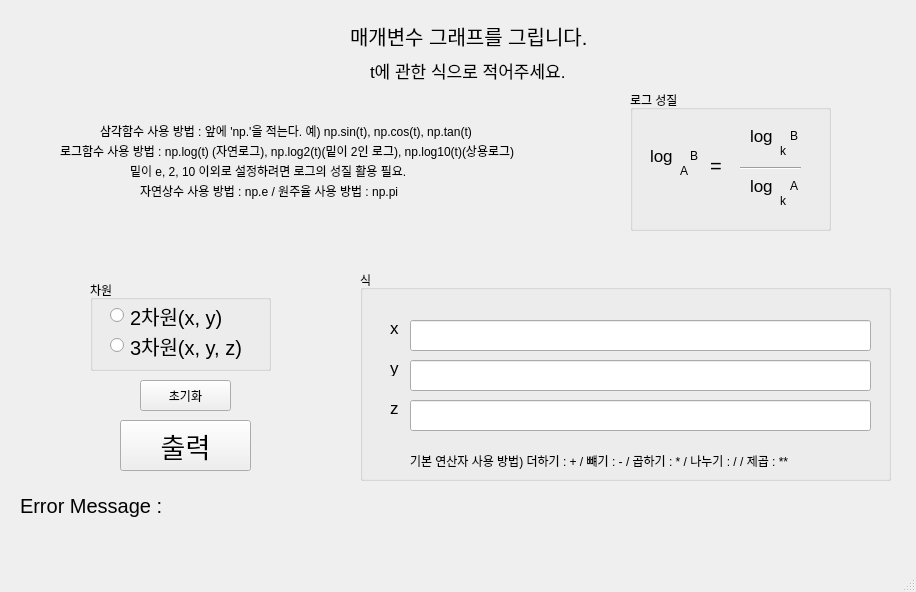
<?xml version="1.0" encoding="UTF-8"?>
<ui version="4.0">
 <class>MainWindow</class>
 <widget class="QMainWindow" name="MainWindow">
  <property name="geometry">
   <rect>
    <x>0</x>
    <y>0</y>
    <width>916</width>
    <height>592</height>
   </rect>
  </property>
  <property name="windowTitle">
   <string>MainWindow</string>
  </property>
  <widget class="QWidget" name="centralwidget">
   <widget class="QLabel" name="label">
    <property name="geometry">
     <rect>
      <x>350</x>
      <y>20</y>
      <width>261</width>
      <height>31</height>
     </rect>
    </property>
    <property name="font">
     <font>
      <pointsize>15</pointsize>
     </font>
    </property>
    <property name="text">
     <string>매개변수 그래프를 그립니다.</string>
    </property>
   </widget>
   <widget class="QGroupBox" name="groupBox">
    <property name="geometry">
     <rect>
      <x>90</x>
      <y>280</y>
      <width>181</width>
      <height>91</height>
     </rect>
    </property>
    <property name="title">
     <string>차원</string>
    </property>
    <widget class="QRadioButton" name="TwoDi">
     <property name="geometry">
      <rect>
       <x>20</x>
       <y>20</y>
       <width>121</width>
       <height>31</height>
      </rect>
     </property>
     <property name="font">
      <font>
       <pointsize>15</pointsize>
      </font>
     </property>
     <property name="text">
      <string>2차원(x, y)</string>
     </property>
    </widget>
    <widget class="QRadioButton" name="ThreeDi">
     <property name="geometry">
      <rect>
       <x>20</x>
       <y>50</y>
       <width>151</width>
       <height>31</height>
      </rect>
     </property>
     <property name="font">
      <font>
       <pointsize>15</pointsize>
      </font>
     </property>
     <property name="text">
      <string>3차원(x, y, z)</string>
     </property>
    </widget>
   </widget>
   <widget class="QLabel" name="label_2">
    <property name="geometry">
     <rect>
      <x>370</x>
      <y>60</y>
      <width>221</width>
      <height>21</height>
     </rect>
    </property>
    <property name="font">
     <font>
      <pointsize>13</pointsize>
     </font>
    </property>
    <property name="text">
     <string>t에 관한 식으로 적어주세요.</string>
    </property>
   </widget>
   <widget class="QGroupBox" name="groupBox_2">
    <property name="geometry">
     <rect>
      <x>360</x>
      <y>270</y>
      <width>531</width>
      <height>211</height>
     </rect>
    </property>
    <property name="title">
     <string>식</string>
    </property>
    <widget class="QLabel" name="label_3">
     <property name="geometry">
      <rect>
       <x>30</x>
       <y>50</y>
       <width>21</width>
       <height>16</height>
      </rect>
     </property>
     <property name="font">
      <font>
       <pointsize>13</pointsize>
      </font>
     </property>
     <property name="text">
      <string>x</string>
     </property>
    </widget>
    <widget class="QLineEdit" name="xfor">
     <property name="geometry">
      <rect>
       <x>50</x>
       <y>50</y>
       <width>461</width>
       <height>31</height>
      </rect>
     </property>
     <property name="font">
      <font>
       <pointsize>11</pointsize>
      </font>
     </property>
    </widget>
    <widget class="QLabel" name="label_4">
     <property name="geometry">
      <rect>
       <x>30</x>
       <y>90</y>
       <width>21</width>
       <height>16</height>
      </rect>
     </property>
     <property name="font">
      <font>
       <pointsize>13</pointsize>
      </font>
     </property>
     <property name="text">
      <string>y</string>
     </property>
    </widget>
    <widget class="QLineEdit" name="yfor">
     <property name="geometry">
      <rect>
       <x>50</x>
       <y>90</y>
       <width>461</width>
       <height>31</height>
      </rect>
     </property>
     <property name="font">
      <font>
       <pointsize>11</pointsize>
      </font>
     </property>
    </widget>
    <widget class="QLabel" name="label_5">
     <property name="geometry">
      <rect>
       <x>30</x>
       <y>130</y>
       <width>16</width>
       <height>16</height>
      </rect>
     </property>
     <property name="font">
      <font>
       <pointsize>13</pointsize>
      </font>
     </property>
     <property name="text">
      <string>z</string>
     </property>
    </widget>
    <widget class="QLineEdit" name="zfor">
     <property name="geometry">
      <rect>
       <x>50</x>
       <y>130</y>
       <width>461</width>
       <height>31</height>
      </rect>
     </property>
     <property name="font">
      <font>
       <pointsize>11</pointsize>
      </font>
     </property>
    </widget>
    <widget class="QLabel" name="label_20">
     <property name="geometry">
      <rect>
       <x>50</x>
       <y>180</y>
       <width>451</width>
       <height>21</height>
      </rect>
     </property>
     <property name="font">
      <font>
       <pointsize>9</pointsize>
      </font>
     </property>
     <property name="text">
      <string>기본 연산자 사용 방법) 더하기 : + / 뺴기 : - / 곱하기 : * / 나누기 : / / 제곱 : ** </string>
     </property>
    </widget>
   </widget>
   <widget class="QLabel" name="ErrorMsg">
    <property name="geometry">
     <rect>
      <x>20</x>
      <y>490</y>
      <width>771</width>
      <height>31</height>
     </rect>
    </property>
    <property name="font">
     <font>
      <pointsize>15</pointsize>
     </font>
    </property>
    <property name="text">
     <string>Error Message : </string>
    </property>
   </widget>
   <widget class="QPushButton" name="InitalButton">
    <property name="geometry">
     <rect>
      <x>140</x>
      <y>380</y>
      <width>91</width>
      <height>31</height>
     </rect>
    </property>
    <property name="text">
     <string>초기화</string>
    </property>
   </widget>
   <widget class="QPushButton" name="ResultButton">
    <property name="geometry">
     <rect>
      <x>120</x>
      <y>420</y>
      <width>131</width>
      <height>51</height>
     </rect>
    </property>
    <property name="font">
     <font>
      <pointsize>20</pointsize>
     </font>
    </property>
    <property name="text">
     <string>출력</string>
    </property>
   </widget>
   <widget class="QLabel" name="label_6">
    <property name="geometry">
     <rect>
      <x>100</x>
      <y>120</y>
      <width>421</width>
      <height>21</height>
     </rect>
    </property>
    <property name="font">
     <font>
      <pointsize>9</pointsize>
     </font>
    </property>
    <property name="text">
     <string>삼각함수 사용 방법 : 앞에 'np.'을 적는다. 예) np.sin(t), np.cos(t), np.tan(t)</string>
    </property>
   </widget>
   <widget class="QLabel" name="label_7">
    <property name="geometry">
     <rect>
      <x>60</x>
      <y>140</y>
      <width>501</width>
      <height>21</height>
     </rect>
    </property>
    <property name="font">
     <font>
      <pointsize>9</pointsize>
     </font>
    </property>
    <property name="text">
     <string>로그함수 사용 방법 : np.log(t) (자연로그), np.log2(t)(밑이 2인 로그), np.log10(t)(상용로그)</string>
    </property>
   </widget>
   <widget class="QLabel" name="label_8">
    <property name="geometry">
     <rect>
      <x>140</x>
      <y>180</y>
      <width>291</width>
      <height>21</height>
     </rect>
    </property>
    <property name="font">
     <font>
      <pointsize>9</pointsize>
     </font>
    </property>
    <property name="text">
     <string>자연상수 사용 방법 : np.e / 원주율 사용 방법 : np.pi</string>
    </property>
   </widget>
   <widget class="QLabel" name="label_9">
    <property name="geometry">
     <rect>
      <x>130</x>
      <y>160</y>
      <width>311</width>
      <height>21</height>
     </rect>
    </property>
    <property name="font">
     <font>
      <pointsize>9</pointsize>
     </font>
    </property>
    <property name="text">
     <string>밑이 e, 2, 10 이외로 설정하려면 로그의 성질 활용 필요.</string>
    </property>
   </widget>
   <widget class="QGroupBox" name="groupBox_3">
    <property name="geometry">
     <rect>
      <x>630</x>
      <y>90</y>
      <width>201</width>
      <height>141</height>
     </rect>
    </property>
    <property name="title">
     <string>로그 성질</string>
    </property>
    <widget class="QLabel" name="label_12">
     <property name="geometry">
      <rect>
       <x>60</x>
       <y>50</y>
       <width>31</width>
       <height>31</height>
      </rect>
     </property>
     <property name="font">
      <font>
       <pointsize>9</pointsize>
      </font>
     </property>
     <property name="text">
      <string>B</string>
     </property>
    </widget>
    <widget class="QLabel" name="label_10">
     <property name="geometry">
      <rect>
       <x>20</x>
       <y>50</y>
       <width>31</width>
       <height>31</height>
      </rect>
     </property>
     <property name="font">
      <font>
       <pointsize>13</pointsize>
      </font>
     </property>
     <property name="text">
      <string>log</string>
     </property>
    </widget>
    <widget class="QLabel" name="label_11">
     <property name="geometry">
      <rect>
       <x>50</x>
       <y>70</y>
       <width>16</width>
       <height>21</height>
      </rect>
     </property>
     <property name="font">
      <font>
       <pointsize>9</pointsize>
      </font>
     </property>
     <property name="text">
      <string>A</string>
     </property>
    </widget>
    <widget class="QLabel" name="label_13">
     <property name="geometry">
      <rect>
       <x>160</x>
       <y>80</y>
       <width>31</width>
       <height>31</height>
      </rect>
     </property>
     <property name="font">
      <font>
       <pointsize>9</pointsize>
      </font>
     </property>
     <property name="text">
      <string>A</string>
     </property>
    </widget>
    <widget class="QLabel" name="label_14">
     <property name="geometry">
      <rect>
       <x>120</x>
       <y>80</y>
       <width>31</width>
       <height>31</height>
      </rect>
     </property>
     <property name="font">
      <font>
       <pointsize>13</pointsize>
      </font>
     </property>
     <property name="text">
      <string>log</string>
     </property>
    </widget>
    <widget class="QLabel" name="label_15">
     <property name="geometry">
      <rect>
       <x>150</x>
       <y>100</y>
       <width>16</width>
       <height>21</height>
      </rect>
     </property>
     <property name="font">
      <font>
       <pointsize>9</pointsize>
      </font>
     </property>
     <property name="text">
      <string>k</string>
     </property>
    </widget>
    <widget class="QLabel" name="label_16">
     <property name="geometry">
      <rect>
       <x>160</x>
       <y>30</y>
       <width>31</width>
       <height>31</height>
      </rect>
     </property>
     <property name="font">
      <font>
       <pointsize>9</pointsize>
      </font>
     </property>
     <property name="text">
      <string>B</string>
     </property>
    </widget>
    <widget class="QLabel" name="label_17">
     <property name="geometry">
      <rect>
       <x>120</x>
       <y>30</y>
       <width>31</width>
       <height>31</height>
      </rect>
     </property>
     <property name="font">
      <font>
       <pointsize>13</pointsize>
      </font>
     </property>
     <property name="text">
      <string>log</string>
     </property>
    </widget>
    <widget class="QLabel" name="label_18">
     <property name="geometry">
      <rect>
       <x>150</x>
       <y>50</y>
       <width>16</width>
       <height>21</height>
      </rect>
     </property>
     <property name="font">
      <font>
       <pointsize>9</pointsize>
      </font>
     </property>
     <property name="text">
      <string>k</string>
     </property>
    </widget>
    <widget class="Line" name="line">
     <property name="geometry">
      <rect>
       <x>110</x>
       <y>70</y>
       <width>61</width>
       <height>16</height>
      </rect>
     </property>
     <property name="baseSize">
      <size>
       <width>0</width>
       <height>0</height>
      </size>
     </property>
     <property name="font">
      <font>
       <pointsize>7</pointsize>
      </font>
     </property>
     <property name="orientation">
      <enum>Qt::Horizontal</enum>
     </property>
    </widget>
    <widget class="QLabel" name="label_19">
     <property name="geometry">
      <rect>
       <x>80</x>
       <y>60</y>
       <width>31</width>
       <height>31</height>
      </rect>
     </property>
     <property name="font">
      <font>
       <pointsize>15</pointsize>
      </font>
     </property>
     <property name="text">
      <string>=</string>
     </property>
    </widget>
   </widget>
  </widget>
  <widget class="QMenuBar" name="menubar">
   <property name="geometry">
    <rect>
     <x>0</x>
     <y>0</y>
     <width>916</width>
     <height>21</height>
    </rect>
   </property>
  </widget>
  <widget class="QStatusBar" name="statusbar"/>
 </widget>
 <resources/>
 <connections/>
</ui>
